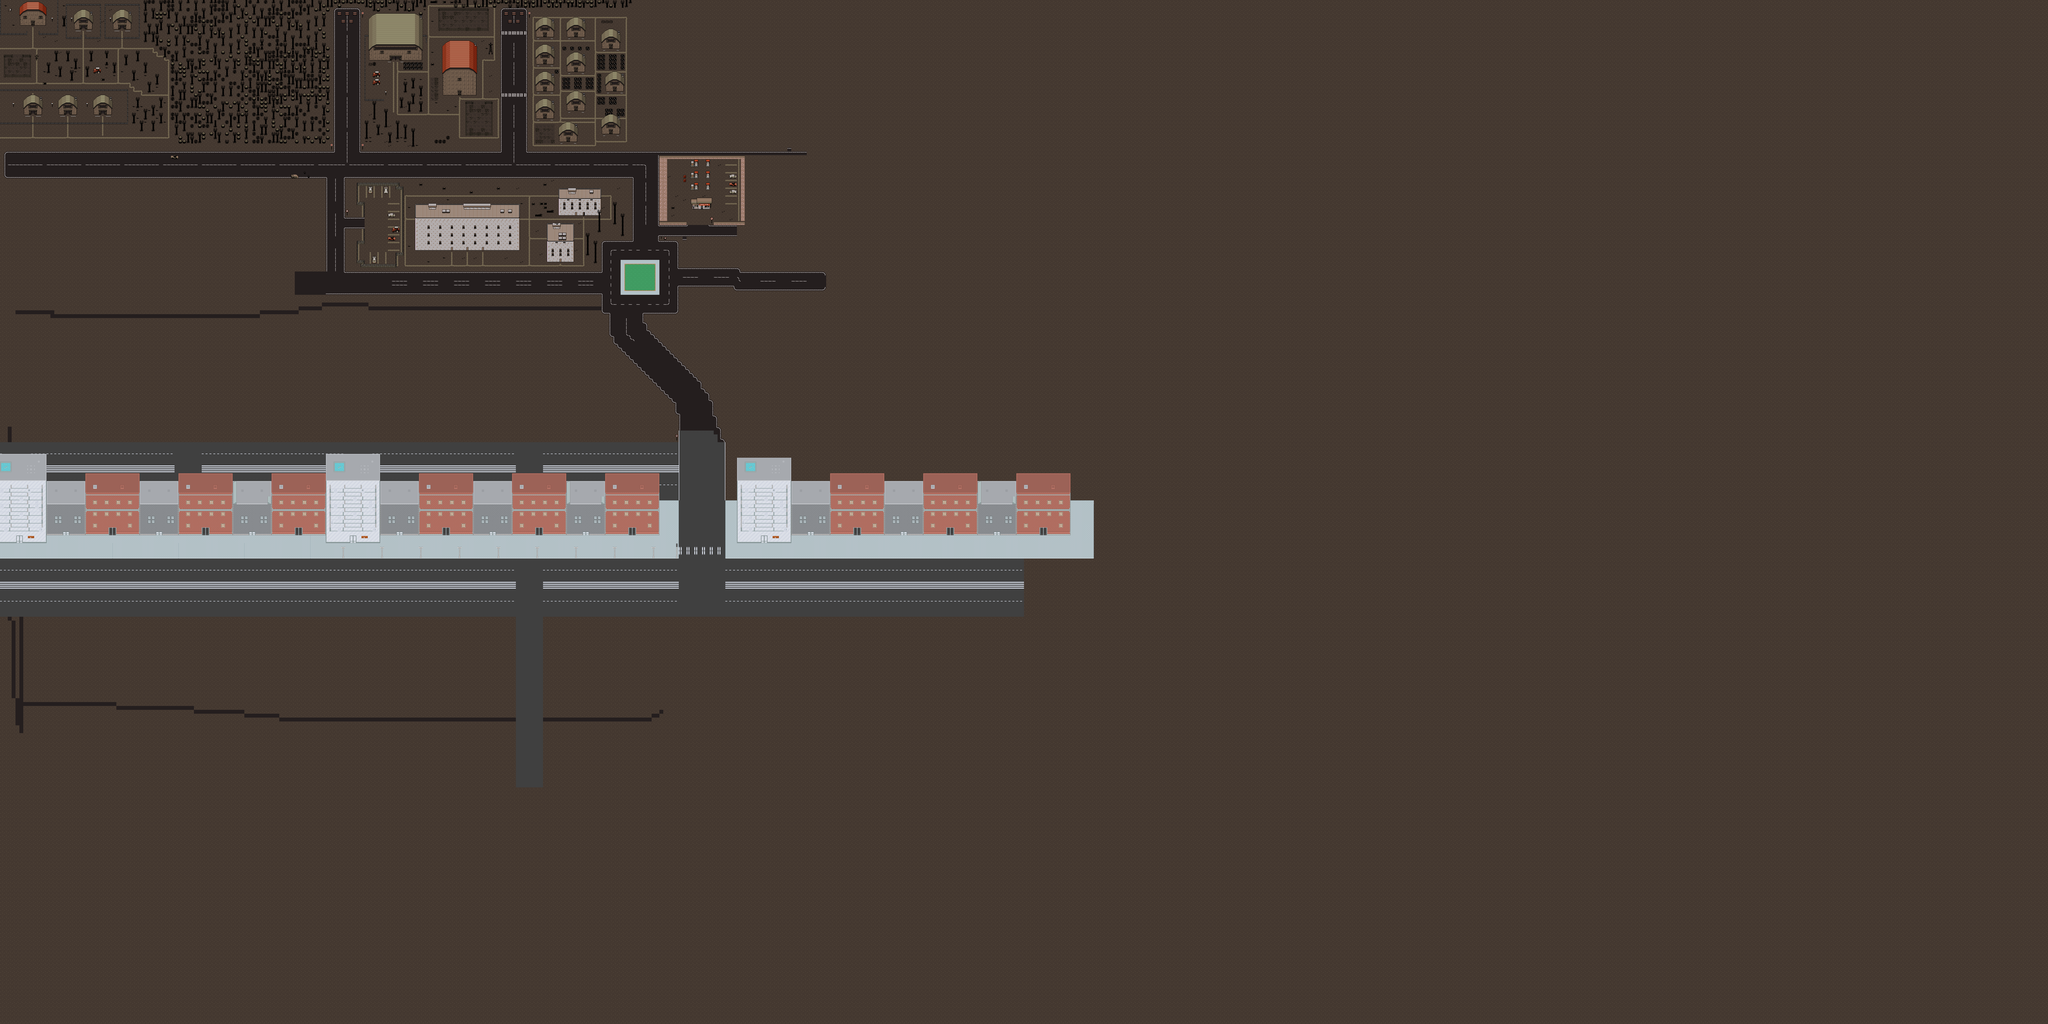

This game map was drawn from its Tiled (.tmx) file and the tilesets committed beside it. A one-line description and the trimmed map source follow:
An orthogonal 528x264 tile map with 16x16 px tiles, 6 tile layers (ground, sprites, obstacles, forground, ...), 2 tilesets and 22 objects (random_range_door_1, random_range_door_2, random_range_door_3, gas station 1).

<map version="1.10" tiledversion="1.11.2" orientation="orthogonal" renderorder="right-down" width="528" height="264" tilewidth="16" tileheight="16" infinite="0" nextlayerid="15" nextobjectid="31">
 <properties>
  <property name="defaultposX" value="3" />
  <property name="defaultposY" value="11" />
 </properties>
 <tileset firstgid="1" source="tileset_map.tsx" />
 <tileset firstgid="676" source="tileset_city.tsx" />
 <layer id="1" name="ground" width="528" height="264">
  <data>[139392 cells, 139392 non-empty, 68 distinct tile ids]</data>
 </layer>
 <objectgroup id="13" name="ZombieSpawnZones" visible="0">
  <object id="27" x="12" y="525.333" width="4493" height="1284.67" />
 </objectgroup>
 <objectgroup id="14" name="Zones">
  <object id="28" x="-60" y="-39" width="829" height="664">
   <properties>
    <property name="name" value="Small Village" />
   </properties>
  </object>
  <object id="29" x="1373.38" y="-16.8485" width="1286.58" height="676.121">
   <properties>
    <property name="name" value="Farm Village" />
   </properties>
  </object>
  <object id="30" x="1366.71" y="707.939" width="1286.58" height="440.121">
   <properties>
    <property name="name" value="Chambly Village" />
   </properties>
  </object>
 </objectgroup>
 <objectgroup id="10" name="Entities">
  <object id="12" x="1519" y="367" width="18" height="17">
   <properties>
    <property name="posC" value="95" />
    <property name="posL" value="23" />
    <property name="type" value="barrel" />
   </properties>
  </object>
  <object id="13" x="1519" y="384" width="18" height="17">
   <properties>
    <property name="posC" value="95" />
    <property name="posL" value="24" />
    <property name="type" value="barrel" />
   </properties>
  </object>
  <object id="14" x="2830.5" y="672.5" width="18" height="17">
   <properties>
    <property name="posC" value="177" />
    <property name="posL" value="42" />
    <property name="type" value="barrel" />
   </properties>
  </object>
  <object id="15" x="2929.5" y="671.5" width="18" height="17">
   <properties>
    <property name="posC" value="183" />
    <property name="posL" value="42" />
    <property name="type" value="barrel" />
   </properties>
  </object>
  <object id="16" x="2928.5" y="720.5" width="18" height="17">
   <properties>
    <property name="posC" value="183" />
    <property name="posL" value="45" />
    <property name="type" value="barrel" />
   </properties>
  </object>
  <object id="17" x="2927" y="768" width="18" height="17">
   <properties>
    <property name="posC" value="183" />
    <property name="posL" value="48" />
    <property name="type" value="barrel" />
   </properties>
  </object>
  <object id="18" x="3023.5" y="880" width="18" height="17">
   <properties>
    <property name="posC" value="189" />
    <property name="posL" value="55" />
    <property name="type" value="barrel" />
   </properties>
  </object>
  <object id="19" x="2768" y="671.5" width="18" height="17">
   <properties>
    <property name="posC" value="173" />
    <property name="posL" value="42" />
    <property name="type" value="barrel" />
   </properties>
  </object>
 </objectgroup>
 <layer id="4" name="sprites" width="528" height="264">
  <data>[139392 cells, 1 non-empty, 1 distinct tile ids]</data>
 </layer>
 <layer id="2" name="obstacles" width="528" height="264">
  <data>[139392 cells, 4314 non-empty, 176 distinct tile ids]</data>
 </layer>
 <layer id="12" name="forground" width="528" height="264">
  <data>[139392 cells, 3047 non-empty, 109 distinct tile ids]</data>
 </layer>
 <layer id="11" name="others" width="528" height="264">
  <data>[139392 cells, 218 non-empty, 31 distinct tile ids]</data>
 </layer>
 <layer id="6" name="items" width="528" height="264">
  <data>[139392 cells, 7 non-empty, 3 distinct tile ids]</data>
 </layer>
 <objectgroup id="5" name="Interaction">
  <object id="1" template="../../../../Downloads/door.tx" x="334.833" y="116.833" width="19" height="16.5">
   <properties>
    <property name="state" value="true" />
   </properties>
  </object>
  <object id="6" name="random_range_door_1" x="123.667" y="99.4242" width="23.6667" height="23.6667">
   <properties>
    <property name="destinationC" value="" />
    <property name="destinationL" value="" />
    <property name="destinationMap" value="" />
    <property name="state" value="false" />
    <property name="type" value="door" />
   </properties>
  </object>
  <object id="9" name="random_range_door_2" x="1598.5" y="224.5" width="66.5" height="43">
   <properties>
    <property name="destinationC" value="18" />
    <property name="destinationL" value="36" />
    <property name="destinationMap" value="grange_inside" />
    <property name="state" value="true" />
    <property name="type" value="door" />
   </properties>
  </object>
  <object id="11" name="random_range_door_3" x="1882.25" y="369" width="29" height="42">
   <properties>
    <property name="state" value="false" />
    <property name="type" value="door" />
   </properties>
  </object>
  <object id="21" name="gas station 1" x="2883.25" y="854.5" width="25.5" height="16.5">
   <properties>
    <property name="destinationC" value="15" />
    <property name="destinationL" value="9" />
    <property name="destinationMap" value="gas_station_map" />
    <property name="state" value="true" />
    <property name="type" value="door" />
   </properties>
  </object>
  <object id="22" x="1852.08" y="1016.83" width="22.8333" height="23">
   <properties>
    <property name="state" value="false" />
    <property name="type" value="door" />
   </properties>
  </object>
  <object id="23" x="1915.92" y="1015.83" width="22.8333" height="23">
   <properties>
    <property name="state" value="false" />
    <property name="type" value="door" />
   </properties>
  </object>
  <object id="24" x="1961.58" y="1010.17" width="22.8333" height="23">
   <properties>
    <property name="state" value="false" />
    <property name="type" value="door" />
   </properties>
  </object>
  <object id="25" x="2300.77" y="1063.23" width="22.8333" height="23">
   <properties>
    <property name="state" value="false" />
    <property name="type" value="door" />
   </properties>
  </object>
  <object id="26" x="2363.96" y="871.5" width="22.8333" height="23">
   <properties>
    <property name="state" value="false" />
    <property name="type" value="door" />
   </properties>
  </object>
 </objectgroup>
</map>
